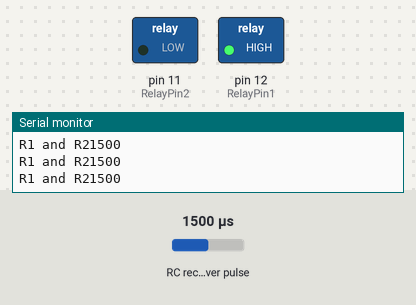
Simulated run of this sketch. Board: Arduino Uno, built with avr-gcc and run on an emulated ATmega328P. Shown: switched loads named in the sketch (green lamp = pin HIGH), the last lines printed to the serial monitor. Wiring (inferred from the names in the program): RC receiver channel: data pin 2. Inputs (shaded band) come from the test bench; at power-on: RC receiver pulse 1500 µs.

Above: at 1.2 s.
1.3 s: RC receiver pulse (sensor on pin 2) set to 1111 µs
3.2 s: RC receiver pulse (sensor on pin 2) set to 1084 µs
At 3.5 s:
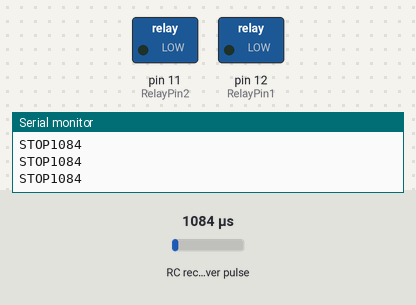
4.7 s: RC receiver pulse (sensor on pin 2) set to 1980 µs
At 5.1 s:
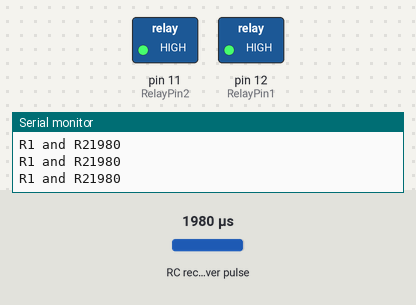
6.2 s: RC receiver pulse (sensor on pin 2) set to 1623 µs
7.8 s: RC receiver pulse (sensor on pin 2) set to 1592 µs
At 8.5 s:
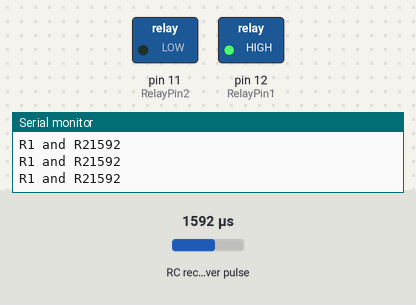
10.8 s: RC receiver pulse (sensor on pin 2) set to 1020 µs
At 11.9 s:
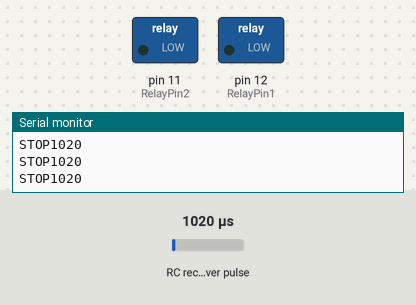
Timing chart, 0 to 13.3 s (numbered marks = the images above; inputs shaded):
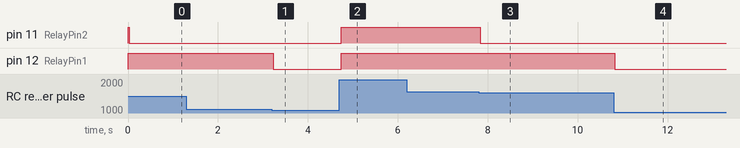

The sketch:

Relay_USV.ino
```cpp
/*
Reading Values from an RC Receiver using Arduino
Brandon Tsuge

In this example, I demonstrate how to use Arduino to read RC (50Hz PWM) values using pulseIn() and external interrupts.
https://www.theboredrobot.com/post/reading-values-from-an-rc-receiver-using-arduino
 */

//define the pins and variables
#define RCPin 2
#define RelayPin1 12
#define RelayPin2 11
volatile long StartTime = 0;
volatile long CurrentTime = 0;
volatile long Pulses = 0;
int PulseWidth = 0;

#define numRelays 2
int relays[numRelays]={RelayPin1, RelayPin2};
void setup(){

  //set up the serial monitor, pin mode, and external interrupt.
  Serial.begin(9600);
  pinMode(RCPin, INPUT_PULLUP);
  pinMode(RelayPin1, OUTPUT);
  pinMode(RelayPin2, OUTPUT);
  digitalWrite(RelayPin1,HIGH);
  digitalWrite(RelayPin2,HIGH);
  attachInterrupt(digitalPinToInterrupt(RCPin),PulseTimer,CHANGE);
}

void loop() {
  //only save pulse lengths that are less than 2000 microseconds
  if (Pulses < 2000){
    PulseWidth = Pulses;
  }
  if(900<PulseWidth && PulseWidth<1100){
  Serial.print("STOP");
  digitalWrite(RelayPin1,LOW);
  digitalWrite(RelayPin2,LOW);
 }
  else if(1100<PulseWidth && PulseWidth<1600){
    Serial.print("R1 and R2");
    digitalWrite(RelayPin1,HIGH);
    digitalWrite(RelayPin2,LOW);
  }
  else if(1800<PulseWidth && PulseWidth<2000){
    Serial.print("R1 and R2");
    digitalWrite(RelayPin1,HIGH);
    digitalWrite(RelayPin2,HIGH);
  }
  Serial.println(PulseWidth);
}


void PulseTimer(){
  //measure the time between interrupts
  CurrentTime = micros();
  if (CurrentTime > StartTime){
    Pulses = CurrentTime - StartTime;
    StartTime = CurrentTime;
  }
}
```

Measured:
- the behaviour switches between 1101 and 1100 µs on RC receiver pulse (sensor on pin 2) (found by bisection; images 0 and 1)
- the behaviour switches between 1609 and 1608 µs on RC receiver pulse (sensor on pin 2) (found by bisection; images 2 and 3)
- after the input at 3.2 s, pin 12 (RelayPin1): HIGH → LOW at once
- after the input at 4.7 s, pin 11 (RelayPin2), pin 12 (RelayPin1): LOW → HIGH at once
- after the input at 7.8 s, pin 11 (RelayPin2): HIGH → LOW at once
- after the input at 10.8 s, pin 12 (RelayPin1): HIGH → LOW at once
